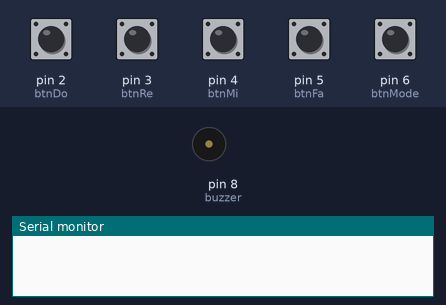
The sketch below on a simulated Arduino Uno, built with avr-gcc and run on an emulated ATmega328P. On the bench: buzzer (waves = sounding), the last lines printed to the serial monitor. Inputs (shaded band) come from the test bench; at power-on: pin 2 (btnDo), pin 3 (btnRe), pin 4 (btnMi), pin 5 (btnFa), pin 6 (btnMode) HIGH.

Above: at 1.2 s.
1.3 s: pin 6 (btnMode) pulled LOW for 0.15 s
2.9 s: pin 2 (btnDo) pulled LOW for 0.15 s
At 2.97 s:
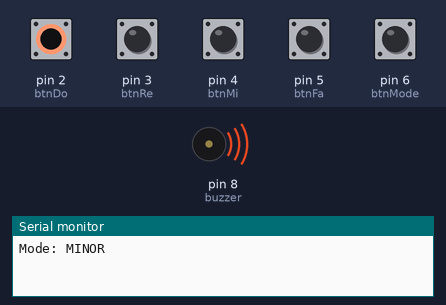
4.5 s: pin 6 (btnMode) pulled LOW for 1 s
Timing chart, 0 to 7.5 s (numbered marks = the images above; inputs shaded):
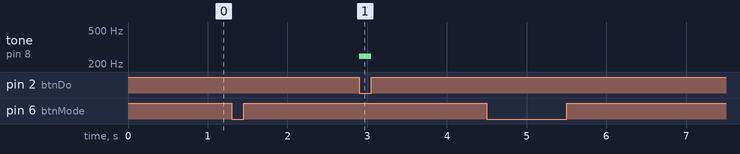

Measured:
- after the input at 2.9 s, tone on pin 8 (buzzer): silent → 247 Hz at once, → silent 0.15 s later

The sketch:

Digital_Piano_using_Buzzer.ino
```cpp
const int btnDo=2, btnRe=3, btnMi=4, btnFa=5, btnMode=6, buzzer=8;
bool minorMode = false;
int lastModeState = HIGH;

void setup() {
  pinMode(btnDo, INPUT_PULLUP); pinMode(btnRe, INPUT_PULLUP);
  pinMode(btnMi, INPUT_PULLUP); pinMode(btnFa, INPUT_PULLUP);
  pinMode(btnMode, INPUT_PULLUP);
  Serial.begin(9600);
}

void loop() {
  int modeState = digitalRead(btnMode);
  if (modeState == LOW && lastModeState == HIGH) {
    minorMode = !minorMode;
    Serial.println(minorMode ? "Mode: MINOR" : "Mode: MAJOR");
    delay(200); // debounce
  }
  lastModeState = modeState;

  bool doPressed = digitalRead(btnDo) == LOW;
  bool rePressed = digitalRead(btnRe) == LOW;
  bool miPressed = digitalRead(btnMi) == LOW;
  bool faPressed = digitalRead(btnFa) == LOW;

  int pressedCount = doPressed + rePressed + miPressed + faPressed;

  if (pressedCount >= 2) {
    tone(buzzer, minorMode ? 370 : 392); // Sol, slightly flat for "minor" flavor
  } else if (doPressed) {
    tone(buzzer, minorMode ? 247 : 262); // Do
  } else if (rePressed) {
    tone(buzzer, minorMode ? 277 : 294); // Re
  } else if (miPressed) {
    tone(buzzer, minorMode ? 311 : 330); // Mi
  } else if (faPressed) {
    tone(buzzer, 349); // Fa
  } else {
    noTone(buzzer);
  }
}
```
